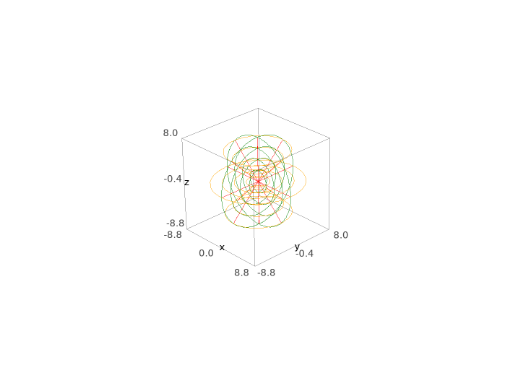

This chart was generated by the following Python code:
E = EuclideanSpace(3)
cartesian = E.cartesian_coordinates()
spherical = E.spherical_coordinates()
r, th, ph = spherical[:]
g = spherical.plot(cartesian, color={r:'red', th:'green', ph:'orange'})
sphinx_plot(g)
